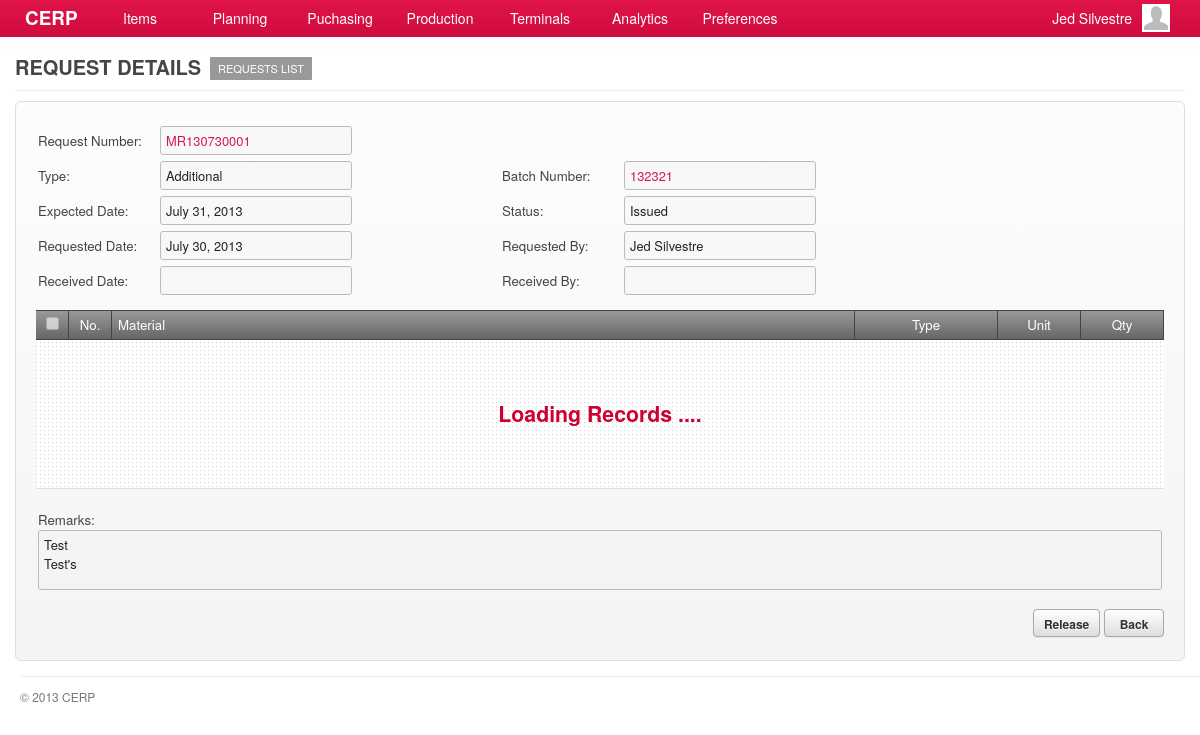
Page /account/production-material-requests-show.php?rid=1 (signed in) on the committed database.
### tables this page shows
CREATE TABLE `capabilities` (
  `id` int(11) NOT NULL AUTO_INCREMENT,
  `title` varchar(45) DEFAULT NULL,
  `name` varchar(45) DEFAULT NULL,
  `capability` varchar(45) DEFAULT NULL,
  `url` varchar(45) DEFAULT NULL,
  `parent` int(11) DEFAULT NULL,
  PRIMARY KEY (`id`)
);

CREATE TABLE `material_requests` (
  `id` int(11) NOT NULL AUTO_INCREMENT,
  `request_no` varchar(15) DEFAULT NULL,
  `request_type` int(11) DEFAULT NULL,
  `batch_no` int(11) DEFAULT NULL,
  `requested_date` date DEFAULT NULL,
  `requested_by` int(11) DEFAULT NULL,
  `expected_date` date DEFAULT NULL,
  `received_date` date DEFAULT NULL,
  `received_by` int(11) DEFAULT NULL,
  `remarks` varchar(100) DEFAULT NULL,
  `status` int(11) DEFAULT NULL,
  `completion_status` int(11) DEFAULT NULL,
  `created_at` datetime DEFAULT NULL,
  `updated_at` datetime DEFAULT NULL,
  PRIMARY KEY (`id`)
);

CREATE TABLE `lookups` (
  `id` int(11) NOT NULL AUTO_INCREMENT,
  `code` varchar(7) DEFAULT NULL,
  `description` varchar(45) DEFAULT NULL,
  `parent` varchar(6) DEFAULT NULL,
  `created_at` timestamp NULL DEFAULT NULL,
  `updated_at` timestamp NULL DEFAULT NULL,
  PRIMARY KEY (`id`)
);

CREATE TABLE `lookup_status` (
  `id` int(11) NOT NULL AUTO_INCREMENT,
  `code` varchar(7) DEFAULT NULL,
  `description` varchar(45) DEFAULT NULL,
  `parent` varchar(6) DEFAULT NULL,
  `created_at` timestamp NULL DEFAULT NULL,
  `updated_at` timestamp NULL DEFAULT NULL,
  PRIMARY KEY (`id`)
);

### include/general.class.php (called while the page is built, shortened)
<?php
require('database.class.php');
require('capabilities.class.php');
require('posts.class.php');
require('query.class.php');
require('role.class.php');
$HostAccount	= "account";
$DB				= new MySQL;
  $Host			= "cerp";
  $HostAccount	= "/".$Host."/".$HostAccount;
  $DB->database	= "cerpdb";
  $DB->username	= "cerpuser";
  $DB->password	= "cerpuser";
  $DB->hostname	= "localhost";
$Capabilities	= new Capabilities($DB);
$Query			= new Query($DB);
$Signed			= $_SESSION['user'];
$Role		= new Role($DB, $Signed['id']);
require('functions.php');
?>

### include/role.class.php (called while the page is built, shortened)
<?php
class Role
{
	private $DB;
	private $user_id;
	function Role($db, $uid) {
  	$this->DB = $db;
		$this->user_id = $uid;
  }
	function isCapableByName($cap_name) {
		foreach ($this->getUserRoles() as $user_role) {
			$result = $this->DB->Find('role_capabilities', array(
						  			'columns' 		=> 'role_capabilities.*',
						  			'joins' => 'INNER JOIN capabilities ON capabilities.id = role_capabilities.capability_id',
						  	    'conditions' 	=> 'capabilities.capability="'. $cap_name .'" AND role_id='. $user_role['role_id']));
			if(isset($result)) {
				return TRUE;
			}
		}
	}
	function getUserRoles() {
		$result = $this->DB->Get('user_roles', array(
						  			'columns' 		=> 'user_roles.role_id, roles.name',
						  			'joins' => 'INNER JOIN roles ON roles.id = user_roles.role_id',
						  	    'conditions' 	=> 'user_roles.user_id='. $this->user_id));
		if(isset($result)) {
			return $result;
		}
	}
}

### include/database.class.php (called while the page is built, shortened)
<?php
class MySQL {
  public $username	= "cerpuser";
  public $password	= "cerpuser";
  public $hostname	= "localhost";
  public function Connect() {
    $conn = mysql_connect($this->hostname, $this->username, $this->password) or die("<br/><span class='notice'><p class='error'><strong>ERROR!</strong> Unable to connect to MySQL! </p></span>");
    return $conn;
  }
  public function Query($sql) {
  	$conn = $this->Connect();
    $result = mysql_query($sql, $conn);
	return $result;
  }
	function Find($table, $args='') {
  	if (isset($args)) {
  	  $args['columns'] = (isset($args['columns']) ? $args['columns'] : '*');
  	  $args['joins'] = (isset($args['joins']) ? $args['joins'] : '');
	 	 	$args['conditions'] = ($args['conditions'] == '' ? '' : 'where '.$args['conditions']);
		}
		$sql = "SELECT ".$args['columns']." FROM ".$table." ".$args['joins']." ".$args['conditions'];
		$row = $this->IsEmpty($this->Query($sql));
		return mysql_fetch_array($row);
  }
  function Get($table, $args='') {
  	if (isset($args)) {
  	  $args['columns'] = (isset($args['columns']) ? $args['columns'] : '*');
  	  $args['joins'] = (isset($args['joins']) ? $args['joins'] : '');
		  $args['conditions'] = ($args['conditions'] == '' ? '' : 'WHERE '.$args['conditions']);
  	  $args['order'] = (isset($args['order']) ? ' ORDER BY '.$args['order'] : '');
  	  $args['limit'] = (isset($args['limit']) ? ' LIMIT '.$args['limit'] : '');
  	  $args['group'] = (isset($args['group']) ? ' GROUP BY '.$args['group'] : '');
		}
		$data = array();
		$sql = "SELECT ".$args['columns']." FROM ".$table." ".$args['joins']." ".$args['conditions']." ".$args['group']." ".$args['order']." ".$args['limit'];
		$result = $this->IsEmpty($this->Query($sql));
		if(!empty($result)) {
	      while ($row = mysql_fetch_array($result)) {
	        $data[] = $row;
	      }
		}
		return $data;
  }
	function Fetch($table, $args='') {
  	if (isset($args)) {
  	  $args['columns'] = (isset($args['columns']) ? $args['columns'] : '*');
  	  $args['joins'] = (isset($args['joins']) ? $args['joins'] : '');
			$args['conditions'] = (isset($args['conditions']) && $args['conditions'] != '') ? ' WHERE '.$args['conditions'] : '';
			$args['order'] = (isset($args['order']) ? ' ORDER BY '.$args['order'] : '');
			$args['limit'] = (isset($args['limit']) ? ' LIMIT '.$args['limit'] : '');
			$args['group'] = (isset($args['group']) ? ' GROUP BY '.$args['group'] : '');
    }
	$data = array();
    $sql = "SELECT ".$args['columns'];
    $sql .= " FROM ".$table." ".$args['joins'];
    $sql .= $args['conditions'];
    $sql .= $args['group'];
    $sql .= $args['order'];
    $sql .= $args['limit'];
	$result = $this->IsEmpty($this->Query($sql));
	if(!empty($result)) {
      while ($row = mysql_fetch_array($result, MYSQL_ASSOC)) {
        $data[] = $row;
      }
	}
	return $data;
  }
  private function IsEmpty($result) {
    if(mysql_num_rows($result) > 0) return $result;
    return null;
  }
}

### include/capabilities.class.php (called while the page is built, shortened)
<?php
class Capabilities {
  private $DB;
	public $All;
	function Capabilities($db) {
		$this->DB = $db;
		$this->GetCapabilities();
	}
  function GetTitle() {
    global $capability_key;
	return $this->All[$capability_key]['title'];
  }
	function GetCapabilities() {
		$capabilities = $this->DB->Get('capabilities', array(
					  			'columns' 		=> 'id, capability, title, name, parent, url',
					  	    'conditions' 	=> 'parent IS NOT null ORDER BY parent'));
		$all = array();
		foreach ($capabilities as $cap) {
			$all[$cap['capability']] = array('title' => $cap['title'],'name' => $cap['name'], 'url' => $cap['url'], 'parent' => $cap['parent']);
		}
		$this->All = $all;
	}
}

### include/query.class.php (called while the page is built, shortened)
<?php
class Query {
  private $DB;
  function Query($db) {
  	$this->DB = $db;
  }
	function material_request_by_id($id) {
  	$query = $this->DB->Fetch('material_requests', array(
               'columns' => 'material_requests.id,material_requests.request_no, lookups.description AS type, batch_no, remarks, expected_date,
               							requested_date, received_date, material_requests.status AS status_id, lookup_status.description AS status, lookup_status2.description AS completion_status,
               							CONCAT(users1.first_name, " ", users1.last_name) AS requested_by,
               							CONCAT(users2.first_name, " ", users2.last_name) AS received_by',
               'joins' => 'INNER JOIN lookups ON lookups.id = material_requests.request_type
               						INNER JOIN lookup_status ON lookup_status.id = material_requests.status
               						INNER JOIN lookup_status AS lookup_status2 ON lookup_status2.id = material_requests.completion_status
               						LEFT OUTER JOIN users AS users1 ON users1.id = material_requests.requested_by
               						LEFT OUTER JOIN users AS users2 ON users2.id = material_requests.received_by',
							 'conditions' => 'material_requests.id='.$id,
							 'order' => 'expected_date'
							 )
             );
	if(!empty($query)) return $query[0];
	return null;
  }
}

### include/functions.php (called while the page is built, shortened)
<?php
function host($uri='') {
  global $HostAccount;
  return $HostAccount."/".$uri;
}

### account/production-material-requests-show.php (the view, shortened to what this page needs)
<?php
  $capability_key = 'show_material_requests';
  require('header.php');
	$allowed = $Role->isCapableByName($capability_key);
	if(!$allowed) {
		require('inaccessible.php');
	}else{
  	$request = $Query->material_request_by_id($_GET['rid']);
?>
  <div id="page">
    <div id="page-title">
      <h2>
        <span class="title"><?php echo $Capabilities->GetTitle(); ?></span>
        <?php
        	echo '<a href="'.$Capabilities->All['material_requests']['url'].'" class="nav">Requests List</a>';
				?>
      </h2>
    </div>
    <div id="content">
      <form id="request-form" action="<?php host($Capabilities->GetUrl()) ?>" method="POST" class="form-container">
         <div>
         	<table>
               <tr>
                  <td width="120">Request Number:</td><td width="340"><input type="text" value="<?php echo $request['request_no']; ?>" class="text-field magenta" disabled/></td>
                  <td width="120"></td><td width="340"></td>
               </tr>
               <tr>
                  <td>Type:</td><td><input type="text" value="<?php echo $request['type']; ?>" class="text-field" disabled/></td>
                  <td>Batch Number:</td><td><input type="text" value="<?php echo $request['batch_no']; ?>" class="text-field magenta" disabled/></td>
               </tr>
               <tr>
                  <td>Expected Date:</td><td><input type="text" value="<?php echo date("F d, Y", strtotime($request['expected_date'])) ?>" class="text-field" disabled/></td>
                  <td>Status:</td><td><input type="text" value="<?php echo $request['completion_status']; ?>" class="text-field" disabled/></td>
               </tr>
               <tr>
                  <td>Requested Date:</td><td><input type="text" value="<?php echo date("F d, Y", strtotime($request['requested_date'])) ?>" class="text-field" disabled/></td>
                  <td>Requested By:</td><td><input type="text" value="<?php echo $request['requested_by']; ?>" class="text-field" disabled/></td>
               </tr>
               <tr>
                  <td>Received Date:</td><td><input type="text" value="<?php echo $rcv_date = ($request['received_date']!='') ? date("F d, Y", strtotime($request['received_date'])) : '' ?>" class="text-field" disabled/></td>
                  <td>Received By:</td><td><input type="text" value="<?php echo $request['received_by']; ?>" class="text-field" disabled/></td>
               </tr>
               <tr><td height="5" colspan="99"></td></tr>
            </table>
         </div>
         <div id="grid-request-items" class="grid jq-grid" style="min-height:146px;">
           <table cellspacing="0" cellpadding="0">
             <thead>
               <tr>
                 <td width="20" class="border-right text-center"><input type="checkbox" class="chk-all" disabled/></td>
                 <td width="30" class="border-right text-center">No.</td>
                 <td class="border-right">Material</td>
             			<td width="130" class="border-right text-center">Type</td>
             			<td width="70" class="border-right text-center">Unit</td>
                 <td width="70" class="border-right text-center">Qty</td>
               </tr>
             </thead>
             <tbody id="request-items"></tbody>
           </table>
         </div>
         <div>
         	<table width="100%">
               <tr><td height="5" colspan="99"></td></tr>
               <tr>
                  <td></td>
                  <td align="right"></td>
               </tr>
               <tr><td colspan="2">Remarks:<br/><textarea style="min-width:650px;width:98.9%;height:50px;" disabled><?php echo $request['remarks']; ?></textarea></td></tr>
            </table>
         </div>
         <div class="field-command">
           <?php if($request['status'] == "Publish" && $request['completion_status'] == "Issued") { ?>
           <input type="button" value="Release" class="btn redirect-to" rel="<?php echo host('production-material-requests-release.php?rid='. $request['id']); ?>" />
           <?php } ?>
           <input type="button" value="Back" class="btn redirect-to" rel="<?php echo host('production-material-requests.php'); ?>"/>
         </div>
      </form>
   </div>
<?php }
require('footer.php'); ?>

### rows in the picture
capabilities: title "REQUEST DETAILS"
material_requests: request_no "MR130730001", description "Additional", batch_no "132321", expected_date "July 31, 2013", description "Issued", requested_date "July 30, 2013", remarks "Test Test's"

### other values in the picture
$Signed['first_name'] "Jed"
$Signed['last_name'] "Silvestre"
